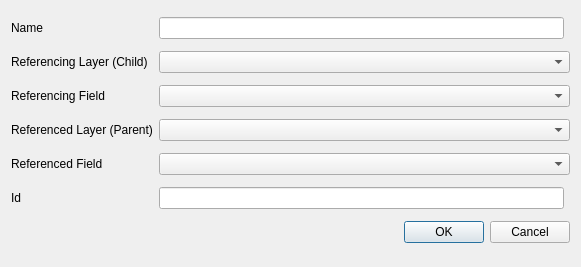
<?xml version="1.0" encoding="UTF-8"?>
<ui version="4.0">
 <class>RelationAddDlgBase</class>
 <widget class="QDialog" name="RelationAddDlgBase">
  <property name="geometry">
   <rect>
    <x>0</x>
    <y>0</y>
    <width>581</width>
    <height>267</height>
   </rect>
  </property>
  <property name="windowTitle">
   <string>Add relation</string>
  </property>
  <layout class="QGridLayout" name="gridLayout">
   <item row="4" column="1" colspan="2">
    <widget class="QComboBox" name="mCbxReferencingField"/>
   </item>
   <item row="3" column="1" colspan="2">
    <widget class="QComboBox" name="mCbxReferencingLayer"/>
   </item>
   <item row="4" column="0">
    <widget class="QLabel" name="label_2">
     <property name="text">
      <string>Referencing Field</string>
     </property>
    </widget>
   </item>
   <item row="5" column="0">
    <widget class="QLabel" name="label_3">
     <property name="text">
      <string>Referenced Layer (Parent)</string>
     </property>
    </widget>
   </item>
   <item row="6" column="0">
    <widget class="QLabel" name="label_4">
     <property name="text">
      <string>Referenced Field</string>
     </property>
    </widget>
   </item>
   <item row="5" column="1" colspan="2">
    <widget class="QComboBox" name="mCbxReferencedLayer"/>
   </item>
   <item row="6" column="1" colspan="2">
    <widget class="QComboBox" name="mCbxReferencedField"/>
   </item>
   <item row="3" column="0">
    <widget class="QLabel" name="label">
     <property name="text">
      <string>Referencing Layer (Child)</string>
     </property>
    </widget>
   </item>
   <item row="1" column="0">
    <widget class="QLabel" name="label_7">
     <property name="text">
      <string>Name</string>
     </property>
    </widget>
   </item>
   <item row="14" column="0" colspan="3">
    <widget class="QDialogButtonBox" name="buttonBox">
     <property name="orientation">
      <enum>Qt::Horizontal</enum>
     </property>
     <property name="standardButtons">
      <set>QDialogButtonBox::Cancel|QDialogButtonBox::Ok</set>
     </property>
    </widget>
   </item>
   <item row="8" column="0">
    <widget class="QLabel" name="label_5">
     <property name="text">
      <string>Id</string>
     </property>
    </widget>
   </item>
   <item row="8" column="1">
    <widget class="QLineEdit" name="mTxtRelationId"/>
   </item>
   <item row="1" column="1">
    <widget class="QLineEdit" name="mTxtRelationName"/>
   </item>
  </layout>
 </widget>
 <tabstops>
  <tabstop>mTxtRelationName</tabstop>
  <tabstop>mCbxReferencingLayer</tabstop>
  <tabstop>mCbxReferencingField</tabstop>
  <tabstop>mCbxReferencedLayer</tabstop>
  <tabstop>mCbxReferencedField</tabstop>
  <tabstop>mTxtRelationId</tabstop>
  <tabstop>buttonBox</tabstop>
 </tabstops>
 <resources/>
 <connections>
  <connection>
   <sender>buttonBox</sender>
   <signal>accepted()</signal>
   <receiver>RelationAddDlgBase</receiver>
   <slot>accept()</slot>
   <hints>
    <hint type="sourcelabel">
     <x>248</x>
     <y>254</y>
    </hint>
    <hint type="destinationlabel">
     <x>157</x>
     <y>274</y>
    </hint>
   </hints>
  </connection>
  <connection>
   <sender>buttonBox</sender>
   <signal>rejected()</signal>
   <receiver>RelationAddDlgBase</receiver>
   <slot>reject()</slot>
   <hints>
    <hint type="sourcelabel">
     <x>316</x>
     <y>260</y>
    </hint>
    <hint type="destinationlabel">
     <x>286</x>
     <y>274</y>
    </hint>
   </hints>
  </connection>
 </connections>
</ui>
